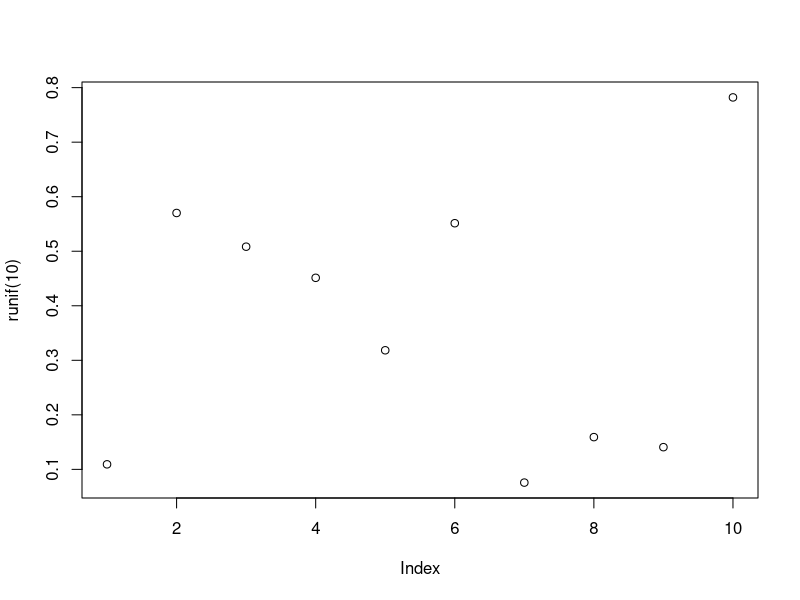

The R script that drew this image: (Note: this script raises an error after producing the figure.)
library(base64enc)
fn <- tempfile(fileext = '.png')
png(fn)
plot(runif(10))
dev.off()
base64enc::base64encode(fn)
unlink(fn)